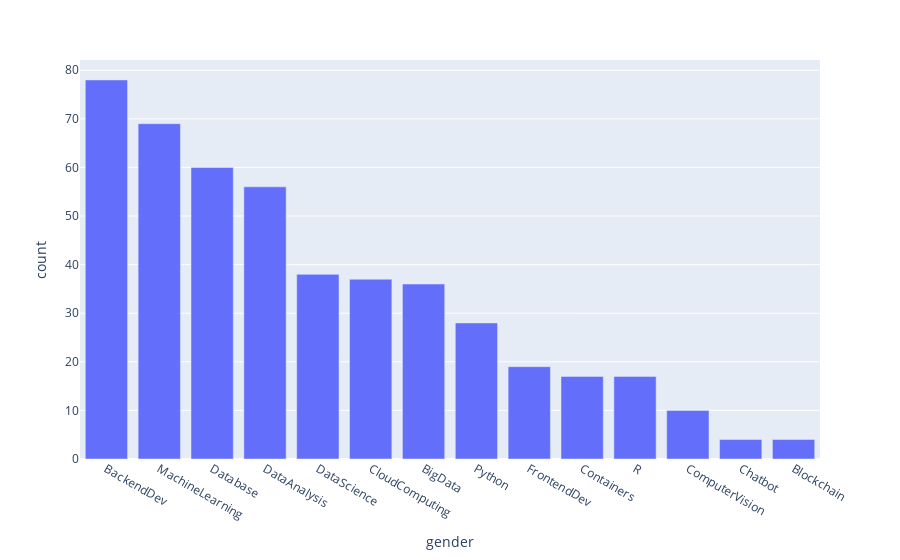

Here is the notebook cell this chart was saved with:
### Markdown cell above
# Analyze Course Genres

### Code cell
import plotly.express as px 
dummy = course_df[course_df.columns[3:]].sum(axis=0).sort_values(ascending=False)
dummy = pd.DataFrame({'gender': dummy.index, 'count':dummy.values})
fig = px.bar(dummy, x='gender', y='count')
fig.show()

### Figure 1 — Plotly figure (JSON) as saved in the notebook; plotly's stock layout.template omitted (floating-point values rounded to 4 significant figures)
{"data": [{"alignmentgroup": "True", "hovertemplate": "gender=%{x}<br>count=%{y}<extra></extra>", "legendgroup": "", "marker": {"color": "#636efa", "pattern": {"shape": ""}}, "name": "", "offsetgroup": "", "orientation": "v", "showlegend": false, "textposition": "auto", "type": "bar", "x": ["BackendDev", "MachineLearning", "Database", "DataAnalysis", "DataScience", "CloudComputing", "BigData", "Python", "FrontendDev", "Containers", "R", "ComputerVision", "Chatbot", "Blockchain"], "xaxis": "x", "y": [78, 69, 60, 56, 38, 37, 36, 28, 19, 17, 17, 10, 4, 4], "yaxis": "y"}], "layout": {"barmode": "relative", "legend": {"tracegroupgap": 0}, "margin": {"t": 60}, "xaxis": {"anchor": "y", "domain": [0, 1], "title": {"text": "gender"}}, "yaxis": {"anchor": "x", "domain": [0, 1], "title": {"text": "count"}}}}
